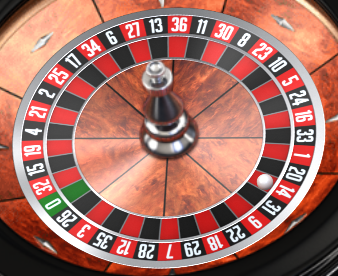
#> input picture dataset_final/train/train_003_14.png, 338 x 276 px; its folder holds only this picture in this run
$ python prova.py   (older library calls are emulated)
#> lines starting #> are read from the running program, lines starting #| are printed output that depends on the picture; after the words box and inside, x2 and y2 are one past the last pixel; in counts of white or black regions, pixels touching at a corner belong together
### preprocessing.py
import cv2
import numpy as np
from typing import Tuple
import random

def resize(image: np.ndarray,  dims: Tuple) -> np.ndarray:
    """
    Ajusta les dimensions de la imatge a les indicades.

    Parameters
    ----------
    image : np.ndarray
        Imatge a modificar.
    dims : Tuple
        Tupla amb les dimensions objectiu.
    """
    return cv2.resize(image, dims)

# [34 lines left out: functions to_grayscale, gaussian_blur, normalize, not called in this run]

### prova.py
import cv2
import numpy as np
from pathlib import Path
import preprocessing # El teu arxiu amb les funcions de resize, etc.

def crear_mascara_anell(dimensions, centre, radi_ext, radi_int):
    """Crea la màscara per aïllar la pista on roda la bola."""
#> called with dimensions = (800, 800), centre = (400, 400), radi_ext = 300, radi_int = 220
    mascara = np.zeros(dimensions, dtype=np.uint8)
    cv2.circle(mascara, centre, radi_ext, 255, -1)
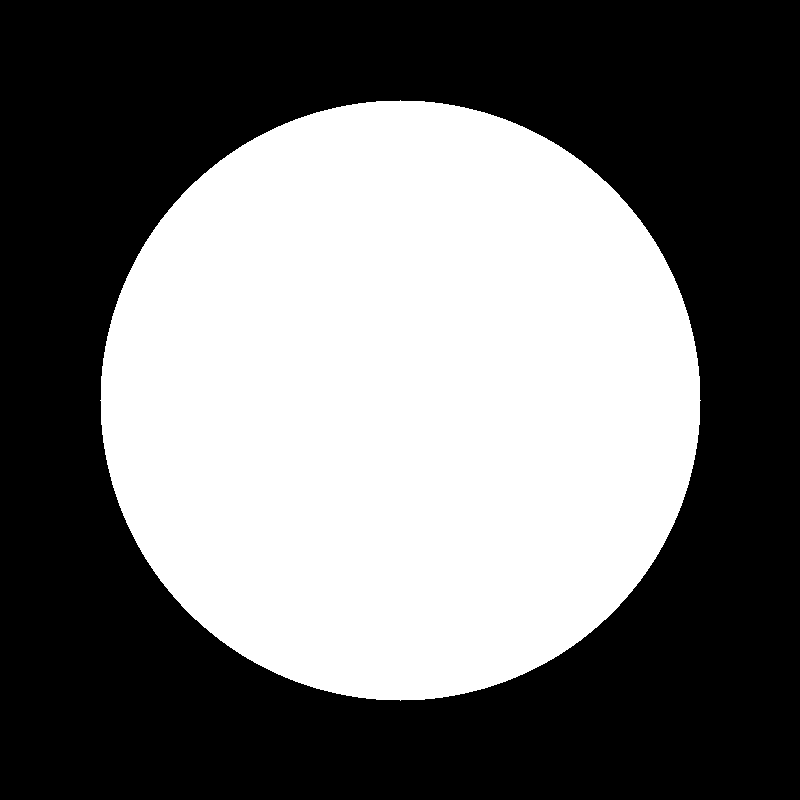
#> mascara: shape (800, 800); 44.2% white; 1 white region, box (x1, y1, x2, y2) and area: (100, 100, 701, 701) 282697
    cv2.circle(mascara, centre, radi_int, 0, -1)
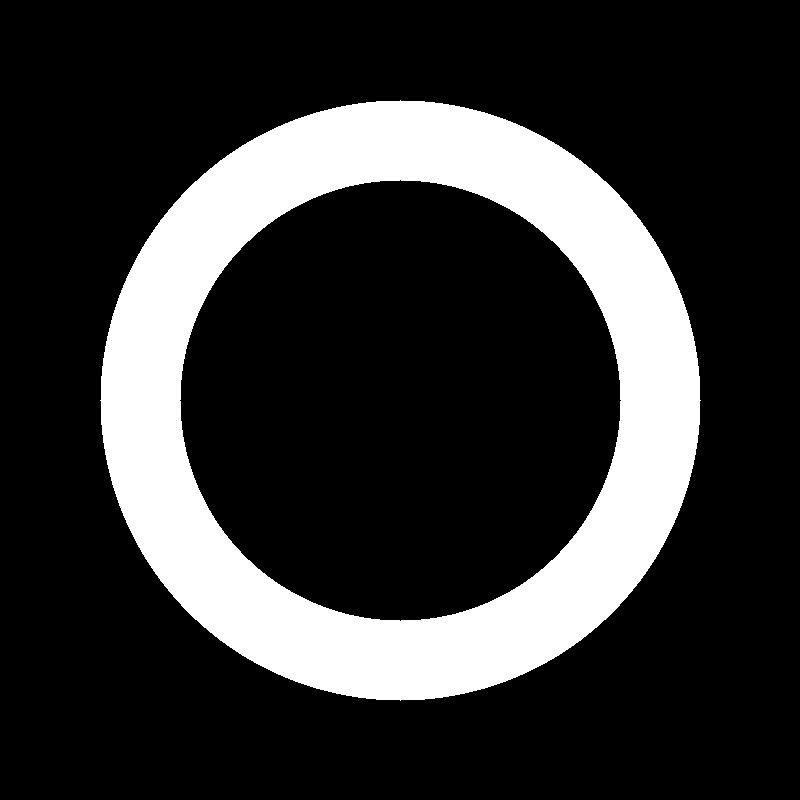
#> mascara: shape (800, 800); 20.4% white; 1 white region, box (x1, y1, x2, y2) and area: (100, 100, 701, 701) 130684
    return mascara

def test_detectar_zero():
    # 1. Carregar rutes
    ruta_carpeta_train = Path(r'dataset_final/train')
    rutes_imatges = [arxiu for arxiu in ruta_carpeta_train.iterdir() if arxiu.suffix == '.png']

    DIMENSIONS = (800, 800)
    CENTRE = (400, 400)
    mascara_ruleta = crear_mascara_anell(DIMENSIONS, CENTRE, radi_ext=300, radi_int=220)

    # =======================================================
    # VALORS A PROVAR I AJUSTAR (Format HSV)
    # H (Color): 0-179 | S (Saturació): 0-255 | V (Brillantor): 0-255
    # =======================================================
    verd_baix = np.array([40, 50, 50])   # Límit inferior [H, S, V]
    verd_alt = np.array([80, 255, 255])

    # Provem només amb 10 imatges per anar ràpid
    for ruta in rutes_imatges[:10]:
        imatge_original = cv2.imread(str(ruta))
#> imatge_original is the input picture: shape (276, 338, 3); mean B, G, R 100, 110.8, 166.2
        if imatge_original is None:
            continue

        # Preparar imatge
        imatge_redimensionada = preprocessing.resize(imatge_original, DIMENSIONS)
#> in resize, `return cv2.resize(image, dims)`:
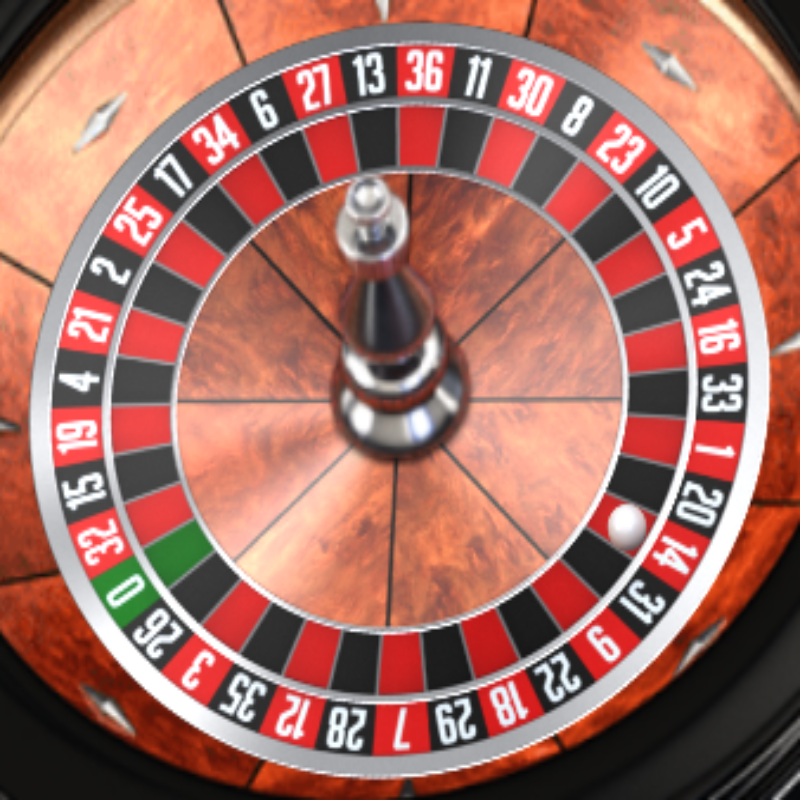
#> returned value: shape (800, 800, 3); mean of channels 0, 1, 2 99.9, 110.7, 166.1; drawn as B, G, R

        # 2. Convertir a l'espai de color HSV
        hsv = cv2.cvtColor(imatge_redimensionada, cv2.COLOR_BGR2HSV)
#> hsv: shape (800, 800, 3); mean H, S, V 36.6, 91.5, 167.6

        # 3. Aplicar els llindars de color per trobar el verd
        mascara_verda = cv2.inRange(hsv, verd_baix, verd_alt)
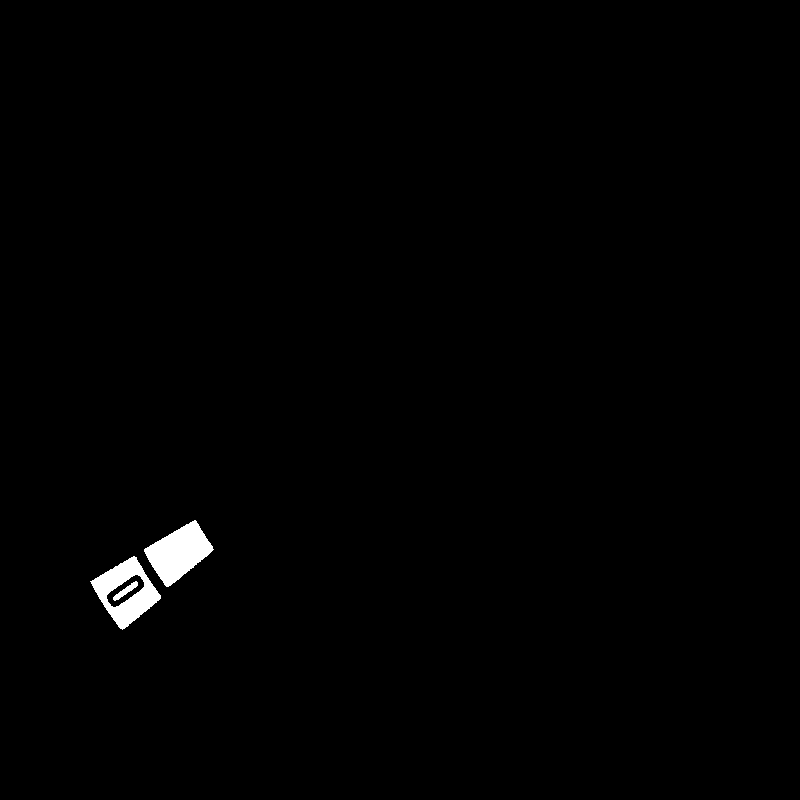
#> mascara_verda: shape (800, 800); 0.77% white; 3 white regions, box (x1, y1, x2, y2) and area: (144, 520, 214, 587) 2490, (90, 556, 161, 630) 2260, (113, 581, 138, 601) 158

        # 4. Aplicar la màscara de l'anell (per ignorar el tapet de fora si també és verd)
        mascara_verda_final = cv2.bitwise_and(mascara_verda, mascara_verda, mask=mascara_ruleta)
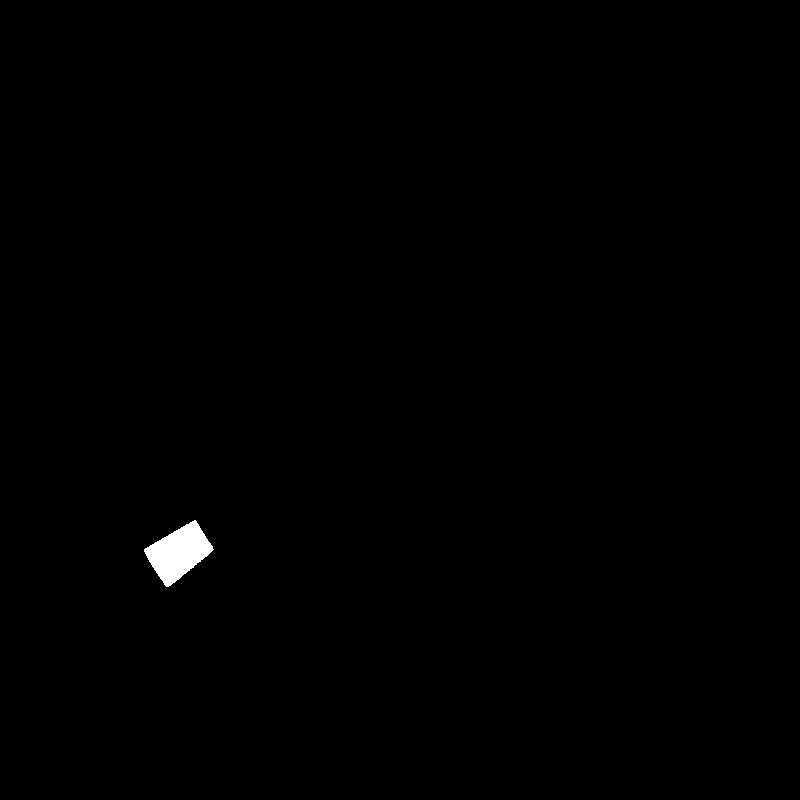
#> mascara_verda_final: shape (800, 800); 0.39% white; 1 white region, box (x1, y1, x2, y2) and area: (144, 520, 214, 587) 2490

        # 5. Visualització
        cv2.imshow('Imatge Original', imatge_redimensionada)
        cv2.imshow('Mascara Verda (Ajust)', mascara_verda_final)

        print(f"Mostrant {ruta.name}. Prem qualsevol tecla per veure la següent (o 'q' per sortir)...")
        tecla = cv2.waitKey(0)
#> (key q is pressed here)

        if tecla == ord('q'):
            break

    cv2.destroyAllWindows()

if __name__ == '__main__':
    test_detectar_zero()
